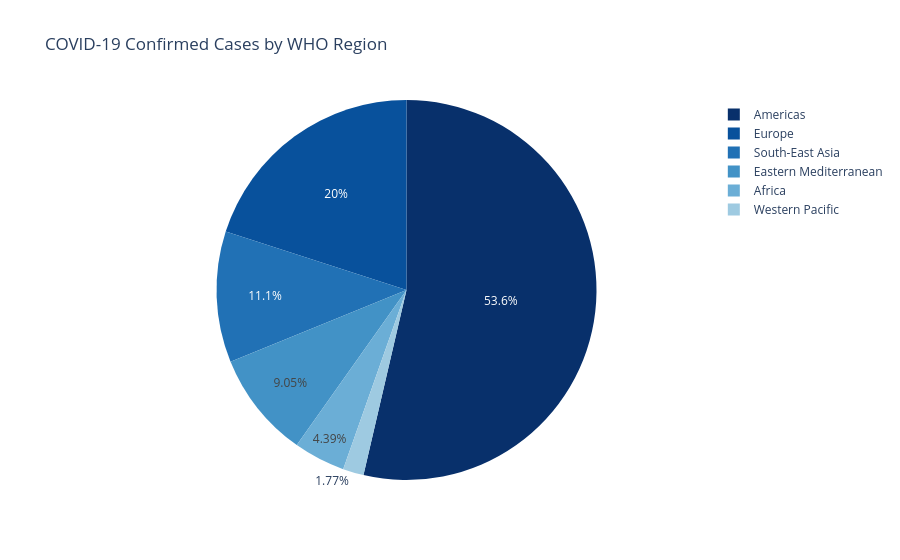

Notebook code cell kept with this figure:
### Code cell
# WHO Region wise pie chart
region_data = df.groupby('WHO Region')['Confirmed'].sum().reset_index()

fig = px.pie(region_data, 
             values='Confirmed', 
             names='WHO Region',
             title='COVID-19 Confirmed Cases by WHO Region',
             color_discrete_sequence=px.colors.sequential.Blues_r)
fig.show()

### Figure 1 — Plotly figure (JSON) as saved in the notebook; plotly's stock layout.template omitted (floating-point values rounded to 4 significant figures)
{"data": [{"domain": {"x": [0, 1], "y": [0, 1]}, "hovertemplate": "WHO Region=%{label}<br>Confirmed=%{value}<extra></extra>", "labels": ["Africa", "Americas", "Eastern Mediterranean", "Europe", "South-East Asia", "Western Pacific"], "legendgroup": "", "name": "", "showlegend": true, "type": "pie", "values": [723207, 8839286, 1490744, 3299523, 1835297, 292428]}], "layout": {"legend": {"tracegroupgap": 0}, "piecolorway": ["rgb(8,48,107)", "rgb(8,81,156)", "rgb(33,113,181)", "rgb(66,146,198)", "rgb(107,174,214)", "rgb(158,202,225)", "rgb(198,219,239)", "rgb(222,235,247)", "rgb(247,251,255)"], "title": {"text": "COVID-19 Confirmed Cases by WHO Region"}}}
